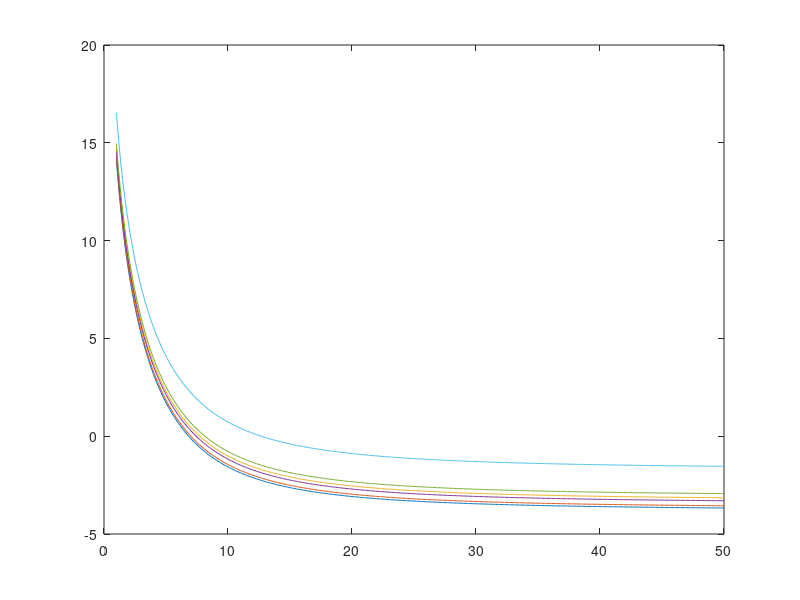

This chart was generated by the following MATLAB code: (Note: this script raises an error after producing the figure.)
clc
close all
clear

%% reverb time and absorption of audience and seats
% All tables are for the octave bands from 125 Hz to 4 kHz
f_oct = [125 250 500 1000 2000 4000];
c = 340;                                            % speed of sound

% things you should adjust
V = 18000;                                          % Volume of concert hall
S_peraudiencemember = 0.5*0.55;                     % area per seat
S_absorber = 0;                                   % area of normal absorbers
S_absorber_low = 300;                               % area of low frequency absorbers
% end

S_audience = 2300 * S_peraudiencemember;            % area of whole audience

abs_occ = [0.62 0.72 0.8 0.83 0.84 0.85];           % absorption coeff seated
abs_empty = [0.54 0.62 0.68 0.7 0.68 0.66];         % absorption coeff empty
att_coeff = [0 0 0.001 0.002 0.004 0.0086];           % attanuation coeff


abs_absorber = [0.7	0.95 0.95 0.95 0.9 0.9];       % absorption coeff of absorber (example)
abs_absorber_low = [0.75 0.65 0.5 0.2 0.1 0.1];     % absorption coeff of low freq absorber

A_absorber = - S_absorber * log(1-abs_absorber);    % eq. absorption area of absorbers
A_absorber_low = - S_absorber_low * log(1-abs_absorber_low);
A_occ = - S_audience*log(1-abs_occ);                % eq. absorption area of audience
A_empty = - S_audience*log(1-abs_empty);            % eq. absorption area of seats

% reverb time when seated and empty
T_60_calc_occ = 24*log(10)*V./(c*(4*att_coeff*V + A_occ + A_absorber + A_absorber_low));
T_60_calc_empty = 24*log(10)*V./(c*(4*att_coeff*V + A_empty + A_absorber + A_absorber_low));

%% clarity
r = 1:0.1:50;       % distance

E_direct = zeros(1,length(r));
E_direct(:) = 100./r.^2;

E_early_empty = zeros(length(T_60_calc_empty), length(r));
E_late_empty = zeros(length(T_60_calc_empty), length(r));
C_80_empty = zeros(length(T_60_calc_empty), length(r));     % clarity when emtpy

E_early_occ = zeros(length(T_60_calc_occ), length(r));
E_late_occ = zeros(length(T_60_calc_occ), length(r));
C_80_occ = zeros(length(T_60_calc_occ), length(r));         % clarity when fully seated

for i = 1:length(T_60_calc_empty)

    E_early_empty(i,:) = (31200*T_60_calc_empty(i)/V)*exp(-0.04.*r./T_60_calc_empty(i))*(1-exp(-1.11/T_60_calc_empty(i)));
    E_late_empty(i,:) = (31200*T_60_calc_empty(i)/V)*exp(-0.04.*r./T_60_calc_empty(i))*exp(-1.11/T_60_calc_empty(i));
    C_80_empty(i,:) = 10*log10((E_direct+E_early_empty(i,:))./E_late_empty(i,:));

    E_early_occ(i,:) = (31200*T_60_calc_occ(i)/V)*exp(-0.04.*r./T_60_calc_occ(i))*(1-exp(-1.11/T_60_calc_occ(i)));
    E_late_occ(i,:) = (31200*T_60_calc_occ(i)/V)*exp(-0.04.*r./T_60_calc_occ(i))*exp(-1.11/T_60_calc_occ(i));
    C_80_occ(i,:) = 10*log10((E_direct+E_early_empty(i,:))./E_late_empty(i,:));
end

%% strength

A = 0.163*V./T_60_calc_occ;             % equivilant absorption area
Q = 1;                                  % directivity
delta = 6.91./T_60_calc_empty;          % decay
ref = Q/(4*pi*10^2);                    % reference
dir = Q./(4*pi*r.^2);                   % direct component

diff = zeros(length(A), length(r));     % diffuse component
G = zeros(length(A), length(r));

for i = 1:length(A)
    diff(i,:) = 4./A(i) * exp(-2*delta(i)*r./c);
    G(i,:) = 10*log10((dir + diff(i,:))./ref);  % Strength for all six octave bands
end

%% rehersal room

% things you should adjust 
n_person = 1:100;                             % number of people in rehersal room
V_rehersal = 20*10*5;                       % Volume of rehersal room
S_wall = 2 * (20*10 + 20*5 + 10*5);         % area of the walls, floor and ceiling in rehersal room
% end

A_person = [0.05 0.16 0.25 0.58 0.86 1.03]; % eq. absorption area per person
abs_wall = [0.2 0.18 0.15 0.12 0.1 0.1];    % absorption coefficient of wall
A_wall = S_wall*abs_wall;                   % eq. absorption area of walls

% reverberation time of rehersal room
T_60_rehersal = zeros(length(n_person), length(A_wall));
for i = n_person
    T_60_rehersal(i,:) = 0.163*V_rehersal./(n_person(i)*A_person + A_wall);
end
%% plots

% clarity
figure
plot(r, C_80_occ)
hold on
thickenall_big;
grid on
xlabel('Distance r in m')
ylabel('Clarity C_{80} in dB')
legend('125','250','500','1k','2k','4k')
%ylim([-5 20])

% strength
figure
plot(r, G)
thickenall_big;
grid on 
legend('125','250','500','1k','2k','4k')
xlabel('Distance r in m')
ylabel('Strength G in dB')
xlim([0 40])
ylim([-5 20])

% T_60 in concert hall
figure
semilogx(f_oct, T_60_calc_empty)
hold on
grid on
semilogx(f_oct, T_60_calc_occ)
thickenall_big;
xticks(f_oct);
xticklabels({'125', '250', '500', '1k', '2k', '4k'})
%xlim([0 5000])
ylim([0 3])
xlabel('f in Hz')
ylabel('T_{60} in s')
legend('empty','seated')

% T_60 in rehersal room
figure
semilogx(f_oct, T_60_rehersal(1,:))
hold on
grid on
semilogx(f_oct, T_60_rehersal(50,:))
semilogx(f_oct, T_60_rehersal(100,:))
thickenall_big;
xticks(f_oct);
xticklabels({'125', '250', '500', '1k', '2k', '4k'})
%xlim([0 5000])
ylim([0 3])
xlabel('f in Hz')
ylabel('T_{60} in s')
legend('1 Musician','50 Musicians', '100 Musicians')



